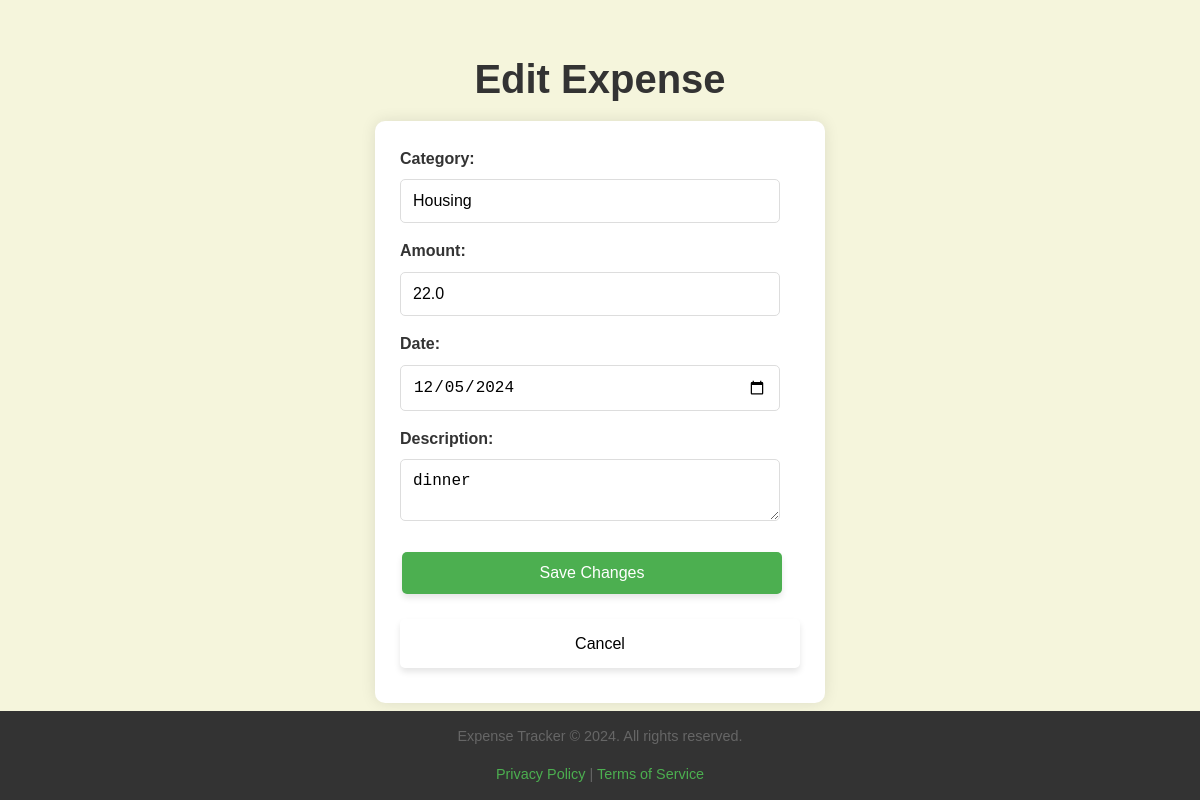
The page /edit_expenses/14 (signed in) on the database its author committed.
### tables this page shows
CREATE TABLE expenses (
        id INTEGER PRIMARY KEY AUTOINCREMENT,
        category_id INTEGER,
        amount REAL,
        date TEXT,
        description TEXT,
        user_id INTEGER, category TEXT,
        FOREIGN KEY (category_id) REFERENCES categories (id),
        FOREIGN KEY (user_id) REFERENCES users (id)
    );

### app.py (the view, shortened to what this page needs)
@app.route('/edit_expenses/<int:eid>', methods=['GET', 'POST'])
def edit_expense(eid):
    uid = session.get('user_id')
    if not uid:
        return redirect(url_for('login'))
    with get_conn() as conn:
        expense = conn.execute("SELECT * FROM expenses WHERE id = ? AND user_id = ?", (eid, uid)).fetchone()
        if not expense:
            flash("Expense not found.", "error")
            return redirect(url_for('view_expenses'))
    return render_template('edit_expense.html', expense=expense, categories=CATEGORIES)

### app.py (called while the page is built)
def get_conn():
    conn = sqlite3.connect(DB_FILE)
    conn.row_factory = sqlite3.Row
    return conn

### templates/edit_expense.html (shortened to what this page needs)
<!DOCTYPE html>
<html lang="en">
<head>
    <link rel="stylesheet" href="{{ url_for('static', filename='style.css') }}">
</head>
<body>
    <div class="container">
        <h1>Edit Expense</h1>
        <form method="POST">
            <div class="form-group">
                <label for="category">Category:</label>
                <input type="text" id="category" name="category" value="{{ expense['category'] }}" required>
            </div>
            <div class="form-group">
                <label for="amount">Amount:</label>
                <input type="number" step="0.01" id="amount" name="amount" value="{{ expense['amount'] }}" required>
            </div>
            <div class="form-group">
                <label for="date">Date:</label>
                <input type="date" id="date" name="date" value="{{ expense['date'] }}" required>
            </div>
            <div class="form-group">
                <label for="description">Description:</label>
                <textarea id="description" name="description" required>{{ expense['description'] }}</textarea>
            </div>
            <div class="form-actions">
                <button type="submit">Save Changes</button>
                <a href="{{ url_for('view_expenses') }}" class="cancel-button">Cancel</a>
            </div>
        </form>
    </div>
</body>
<footer>
        <p>Expense Tracker &copy; 2024. All rights reserved.</p>
        <p><a href="#">Privacy Policy</a> | <a href="#">Terms of Service</a></p>
    </footer>
</html>

### static/style.css (style rules this page uses)
:root { --bg:#fff;--text:#000 }
html { box-sizing: border-box; scroll-behavior: smooth; }
*, *:before, *:after { box-sizing: inherit; }
body { font-family: Arial, sans-serif; margin: 0; padding: 20px; background-color: beige; line-height:1.6; }
h1 { color: #333; font-size: 2.5em; margin-bottom:10px; text-align: center; }
p { text-align:center; color:#666; }
button { width: 100%; padding: 10px; font-size: 16px; color: white; background-color: #4CAF50; border: none; border-radius: 8px; cursor: pointer; transition: background-color 0.3s ease, transform 0.2s ease-in-out; }
.button, .cancel, .form-actions a { display: inline-block; padding: 12px 25px; margin: 10px 0; color: white; text-decoration: none; border-radius: 5px; text-align: center; cursor: pointer; transition: background-color 0.3s ease-in-out; box-shadow:0px 4px 6px rgba(0,0,0,0.1); }
a.cancel-button { color:black; display:block; }
form { max-width: 450px; margin: 0 auto; background: #fff; padding: 25px; border-radius: 10px; box-shadow: 0 0 15px rgba(0, 0, 0, 0.1); }
form label { display: block; margin-bottom: 8px; font-weight: bold; color:#333; }
form input, form textarea, form button { width: 95%; padding: 12px; margin-bottom: 15px; border: 1px solid #ddd; border-radius: 5px; font-size:16px; }
form input, form textarea { font-size: 16px; }
form button { background-color: #4CAF50; color: white; border: none; }
button { background-color: #4CAF50; color: white; border: none; padding: 12px 25px; font-size: 16px; margin: 8px 2px; cursor: pointer; border-radius: 8px; transition: all 0.3s ease-in-out; box-shadow: 0px 4px 6px rgba(0, 0, 0, 0.1); }
footer { position: fixed; left: 0; bottom: 0; width: 100%; background-color: #333; color: #fff; text-align: center; font-size: 0.9em; }
footer a { color:#4caf50; text-decoration:none; }

### rows shown on the page
expenses: category "Housing", amount "22.0", date "12/05/2024", description "dinner"
